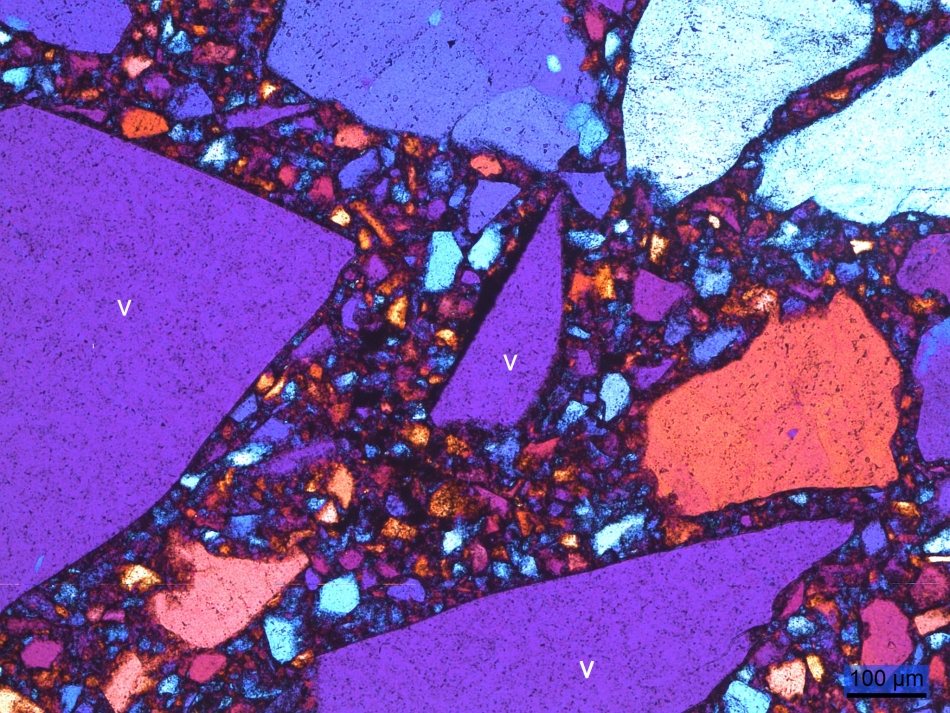
#> input picture Watershed/mineral.jpg, 950 x 713 px
$ python watershed.py
#> lines starting #> are read from the running program, lines starting #| are printed output that depends on the picture; after the words box and inside, x2 and y2 are one past the last pixel; in counts of white or black regions, pixels touching at a corner belong together
# -*- coding: utf-8 -*-
"""
Created on Fri Nov 20 16:14:18 2020

@author: Mayara
"""
import numpy as np
import cv2
from matplotlib import pyplot as plt

filename = "mineral.jpg"
image = cv2.imread(filename) #lendo a imagem
#> image is the input picture: shape (713, 950, 3); mean B, G, R 161.4, 81.5, 121.4

#aplicando o k-means
image = cv2.cvtColor(image, cv2.COLOR_BGR2RGB) #convertendo para RGB
pixel_values = image.reshape((-1, 3)) #imagempara 2D e 3 cores
pixel_values = np.float32(pixel_values) #converter para float
print(pixel_values.shape)
#| (677350, 3)

criteria = (cv2.TERM_CRITERIA_EPS + cv2.TERM_CRITERIA_MAX_ITER, 100, 0.2)
flags = cv2.KMEANS_RANDOM_CENTERS

k = 2
compactness, labels, (centers) = cv2.kmeans(pixel_values, k, None, criteria, 10, flags)
#> compactness = 4.09e+09; centers = [[154.4, 111.6, 214.9], [75.96, 40.13, 87.79]]

centers = np.uint8(centers) # convert back to 8 bit values
#> centers = [[154, 111, 214], [75, 40, 87]]
labels = labels.flatten() # flatten the labels array?
segmented_image = centers[labels.flatten()] #converter cores = centroide
segmented_image = segmented_image.reshape(image.shape) #reshape para imagem original


#aplicando o watershed
image = segmented_image
gray = cv2.cvtColor(image,cv2.COLOR_BGR2GRAY)
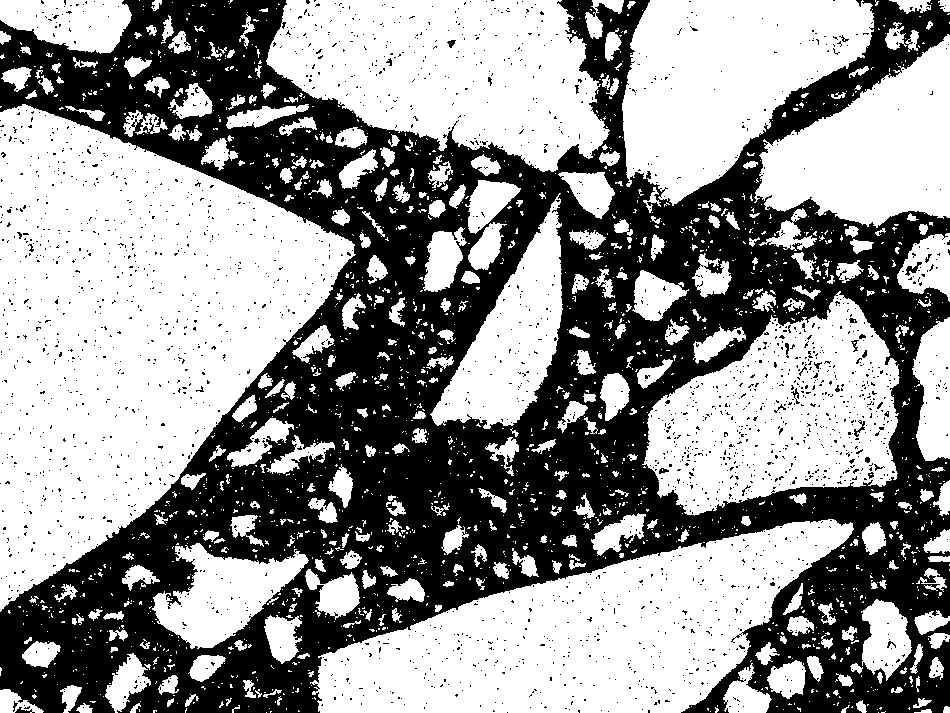
#> gray: shape (713, 950); values 58 (black) and 147 (white), 57.9% white; 2485 black regions (2455 under 20 px), largest, box (x1, y1, x2, y2) and area: (0, 0, 950, 713) 277061, (905, 262, 922, 276) 87, (854, 420, 865, 437) 64
ret, thresh = cv2.threshold(gray,0,255,cv2.THRESH_BINARY_INV+cv2.THRESH_OTSU)
#> ret = 58

kernel = np.ones((2,2),np.uint8)

#sure background
closing = cv2.morphologyEx(thresh,cv2.MORPH_CLOSE,kernel, iterations = 2)
#> closing: shape (713, 950); 44.3% white; 1886 white regions (1834 under 20 px), largest, box (x1, y1, x2, y2) and area: (0, 0, 950, 713) 292270, (776, 387, 802, 415) 159, (799, 349, 820, 382) 138
sure_bg = cv2.dilate(closing,kernel,iterations=3)
#> sure_bg: shape (713, 950); 56.1% white; 399 black regions (246 under 20 px), largest, box (x1, y1, x2, y2) and area: (0, 109, 356, 614) 88416, (323, 525, 855, 713) 46364, (272, 0, 610, 173) 34851
dist_transform = cv2.distanceTransform(sure_bg,cv2.DIST_L2,3)

#sure foreground
opening = cv2.morphologyEx(thresh,cv2.MORPH_OPEN,kernel, iterations = 2)
#> opening: shape (713, 950); 39.8% white; 61 white regions (49 under 20 px), largest, box (x1, y1, x2, y2) and area: (0, 0, 950, 713) 268663, (710, 266, 724, 275) 81, (865, 0, 877, 7) 65
ret, sure_fg = cv2.threshold(dist_transform,0.17*dist_transform.max(),255,0)
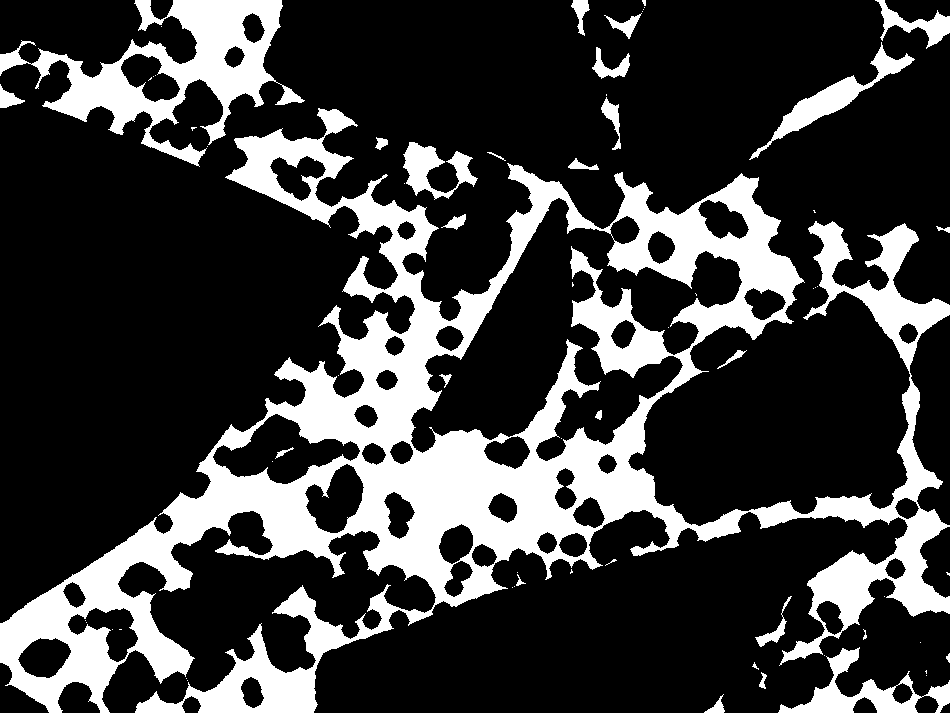
#> sure_fg: shape (713, 950) float32; 23.8% white; 66 white regions (39 under 20 px), largest, box (x1, y1, x2, y2) and area: (0, 108, 950, 713) 132645, (0, 0, 305, 167) 15574, (778, 647, 950, 713) 3341
#> ret = 8.68
sure_fg = np.uint8(sure_fg)
unknown = cv2.subtract(sure_bg,sure_fg)
#> unknown: shape (713, 950); 32.3% white; 1168 white regions (366 under 20 px), largest, box (x1, y1, x2, y2) and area: (0, 0, 950, 623) 84986, (314, 510, 950, 713) 25432, (411, 198, 742, 461) 19565

ret, segmented_image = cv2.connectedComponents(sure_fg) #marker labelling
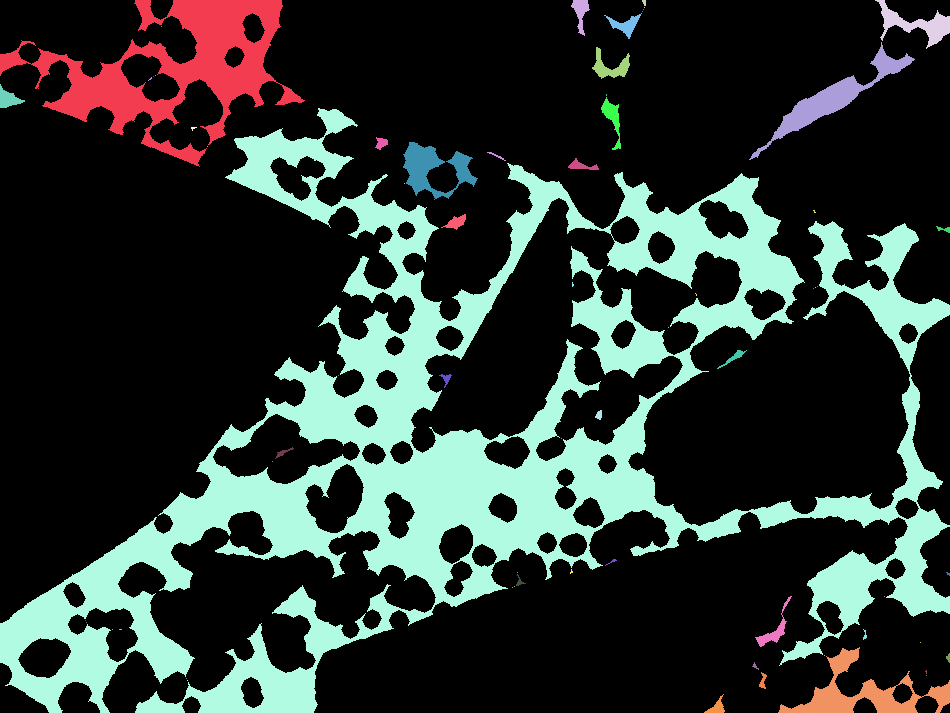
#> segmented_image: shape (713, 950) int32; 67 distinct labels, from 0 to 66; one colour per label, 0 black
#> ret = 67

segmented_image = segmented_image+1 #background is 1
#> segmented_image: shape (713, 950) int32; 67 distinct labels, from 1 to 67
segmented_image[unknown==255] = 0 #unknown is zero
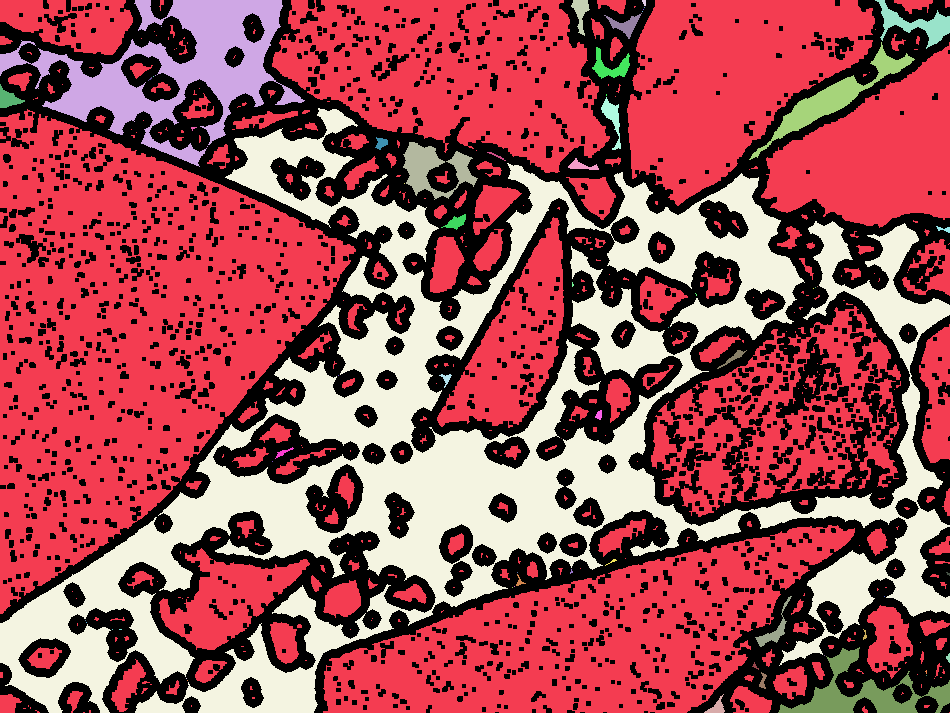
#> segmented_image: shape (713, 950) int32; 68 distinct labels, from 0 to 67; one colour per label, 0 black

segmented_image = cv2.watershed(image,segmented_image)
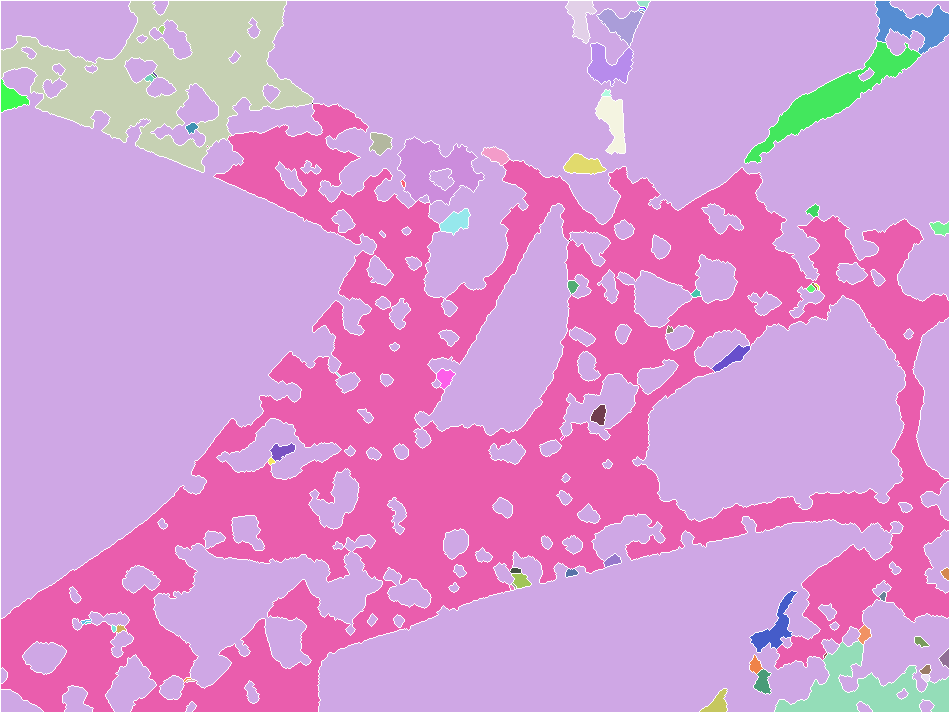
#> segmented_image: shape (713, 950) int32; 69 distinct labels, from -1 to 67; one colour per label, 0 black, -1 white

image[segmented_image == -1] = [255,0,0]
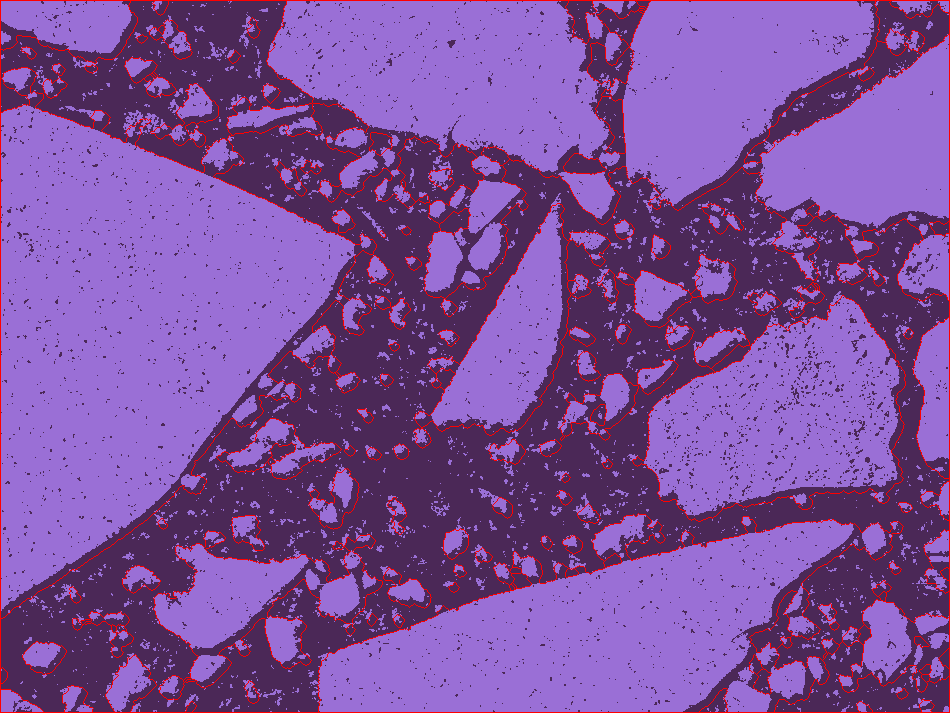
#> image: shape (713, 950, 3); mean R, G, B 125.3, 79, 156.2

plt.imshow(thresh)


filename2 = "coins_watershed_kmeans.jpg"
cv2.imwrite(filename2,image)

"""
#Plot de cada etapa
plt.title('Original'), plt.xticks([]), plt.yticks([])
plt.subplot(523),plt.imshow(thresh, 'gray')
plt.title("Closing"), plt.xticks([]), plt.yticks([])
plt.subplot(525),plt.imshow(opening, 'gray')
plt.title("Opening"), plt.xticks([]), plt.yticks([])
plt.subplot(526),plt.imshow(sure_bg, 'gray')
plt.title("Dilation"), plt.xticks([]), plt.yticks([])
plt.subplot(527),plt.imshow(dist_transform, 'gray')
plt.title("Distance Transform"), plt.xticks([]), plt.yticks([])
plt.subplot(528),plt.imshow(sure_fg, 'gray')
plt.title("Thresholding"), plt.xticks([]), plt.yticks([])
plt.subplot(529),plt.imshow(unknown, 'gray')
plt.title("Unknown"), plt.xticks([]), plt.yticks([])
plt.subplot(5,2,10),plt.imshow(image, 'gray')
plt.title("Result from Watershed"), plt.xticks([]), plt.yticks([])
"""

$ run again, with Watershed/estromatolito.jpg copied over Watershed/mineral.jpg
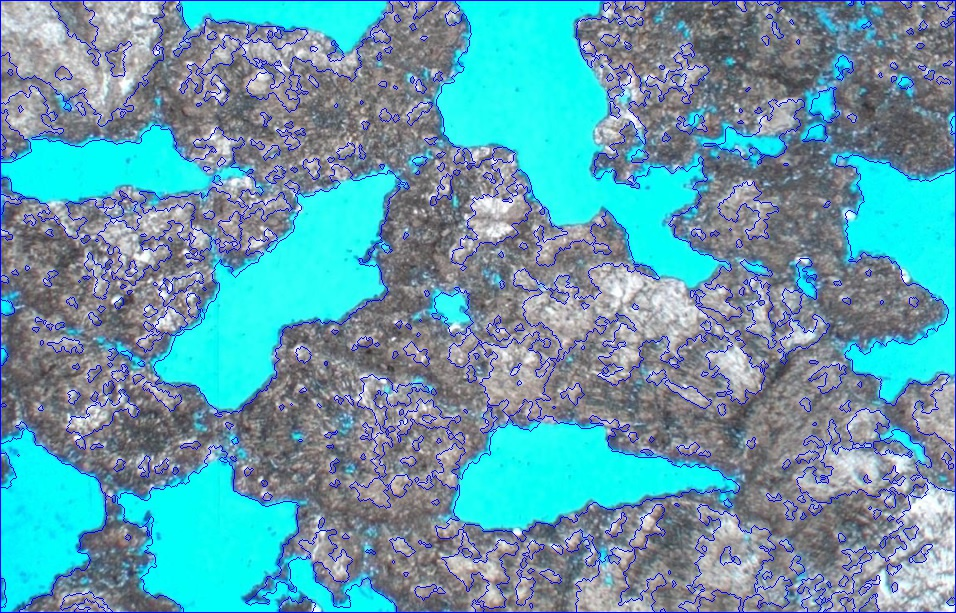
#> input picture Watershed/estromatolito.jpg, 956 x 613 px
#> image is the input picture: shape (613, 956, 3); mean B, G, R 174.3, 157.7, 98
#| (586028, 3)
#> `compactness, labels, (centers) = cv2.kmeans(pixel_values, k, None, cri..`: compactness = 2.8e+09; centers = [[122.9, 128.5, 150], [23.36, 245.2, 247.1]]
#> `centers = np.uint8(centers)`: centers = [[122, 128, 150], [23, 245, 247]]
#> `gray = cv2.cvtColor(image,cv2.COLOR_BGR2GRAY)`:
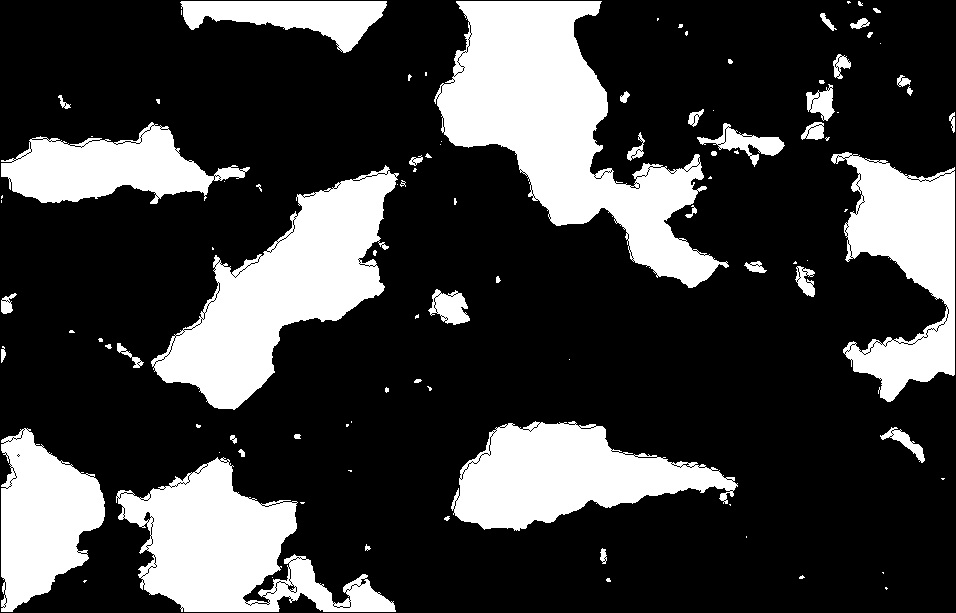
#> gray: shape (613, 956); values 134 (black) and 220 (white), 25% white; 97 white regions (52 under 20 px), largest, box (x1, y1, x2, y2) and area: (434, 1, 729, 288) 33489, (151, 165, 399, 410) 24470, (116, 457, 396, 612) 20292
#> `ret, thresh = cv2.threshold(gray,0,255,cv2.THRESH_BINARY_INV+cv2.THRES..`: ret = 134
#> closing: shape (613, 956); 75.7% white; 92 black regions (41 under 20 px), largest, box (x1, y1, x2, y2) and area: (439, 3, 721, 290) 32993, (153, 173, 398, 411) 23900, (119, 461, 397, 613) 19584
#> sure_bg: shape (613, 956); 78.8% white; 108 black regions (84 under 20 px), largest, box (x1, y1, x2, y2) and area: (442, 6, 721, 290) 30235, (160, 179, 398, 411) 21821, (459, 428, 738, 532) 15344
#> opening: shape (613, 956); 74.5% white; 83 black regions (41 under 20 px), largest, box (x1, y1, x2, y2) and area: (436, 3, 731, 290) 33981, (153, 167, 408, 412) 24892, (118, 459, 398, 613) 20683
#> `ret, sure_fg = cv2.threshold(dist_transform,0.17*dist_transform.max(),..`: ret = 28.79
#> unknown: shape (613, 956); 37% white; 7 white regions, largest, box (x1, y1, x2, y2) and area: (0, 0, 956, 613) 155704, (429, 397, 768, 590) 24736, (0, 77, 277, 236) 19909
#> `ret, segmented_image = cv2.connectedComponents(sure_fg)`: ret = 16
#> `image[segmented_image == -1] = [255,0,0]`:
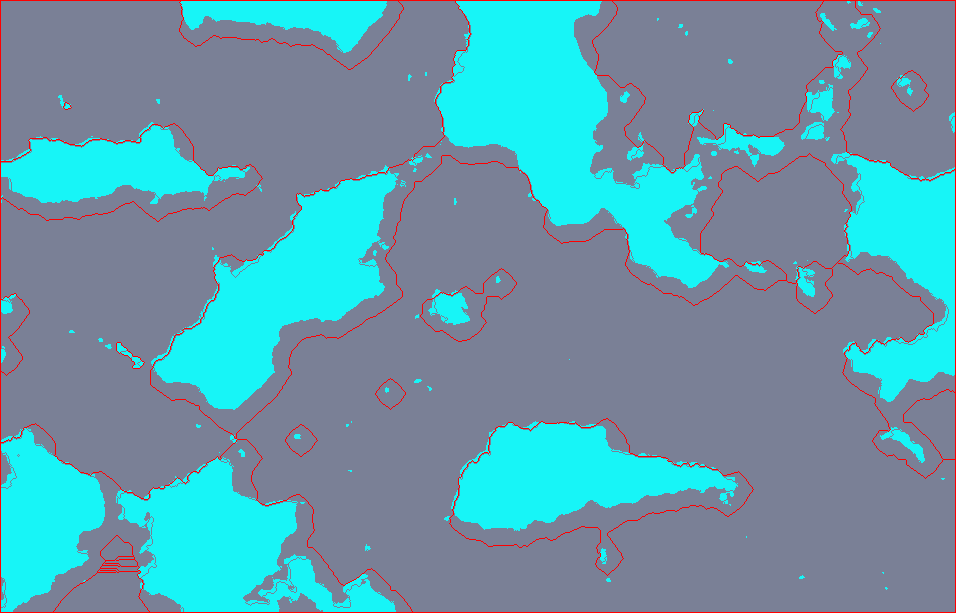
#> image: shape (613, 956, 3); mean R, G, B 99.7, 154.9, 171.6
